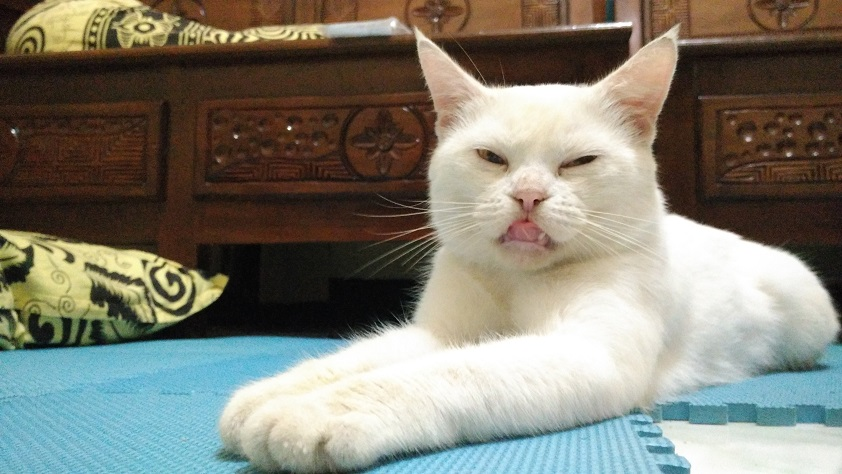
#> input picture Python/SutetCat.jpg, 842 x 474 px
$ python Simple_Image_Global_Thresholding.py
#> lines starting #> are read from the running program, lines starting #| are printed output that depends on the picture; after the words box and inside, x2 and y2 are one past the last pixel; in counts of white or black regions, pixels touching at a corner belong together
import numpy as np
import cv2

#Load image in grayscale
im=cv2.imread('SutetCat.jpg',0)
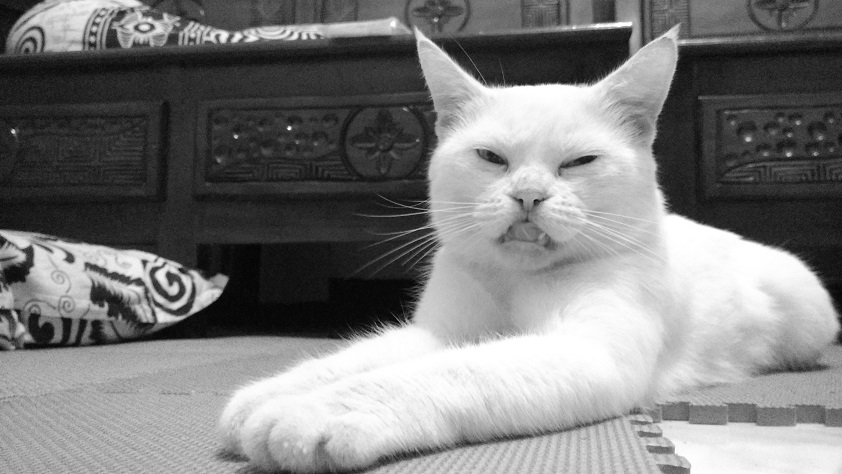
#> im: shape (474, 842); min 1, max 255, mean 125.7

#Get image size h & w
h,w = im.shape[:2]
#> h = 474; w = 842

#Set threshold number
th=0.7

#Let image as array
i=np.array(im)

#Using double data type
i=np.float64(im)/255

#Thresholding
i[i>th]=1
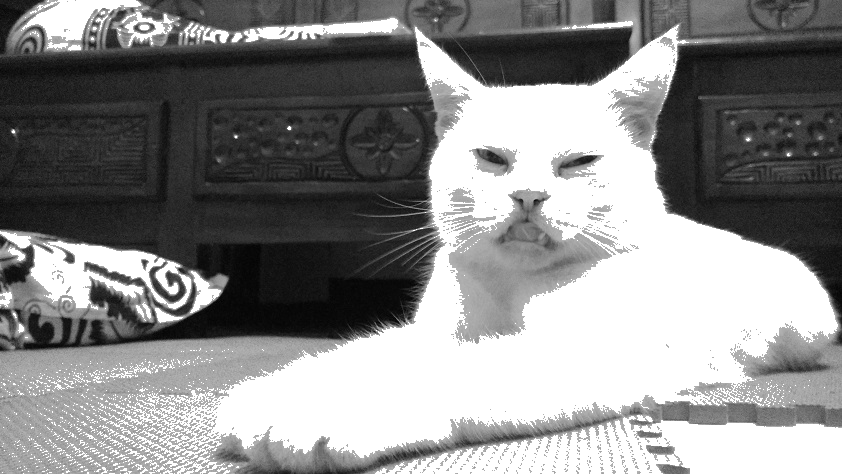
#> i: shape (474, 842) float64; min 0.00392, max 1, mean 0.541
i[i<=th]=0
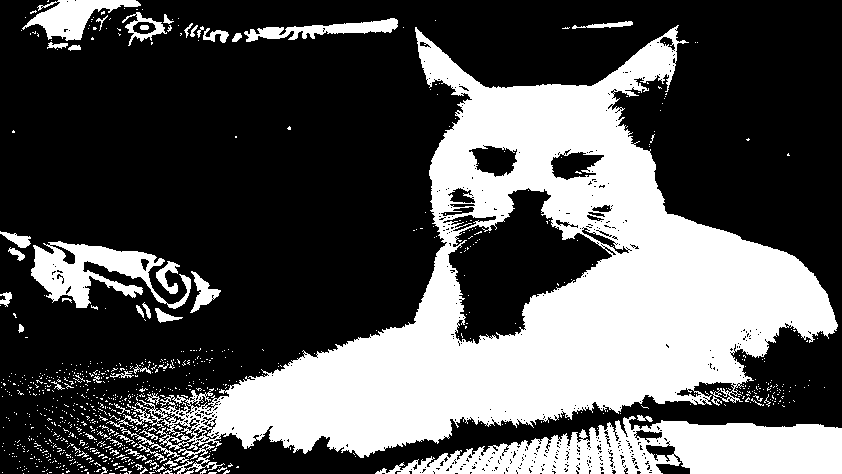
#> i: shape (474, 842) float64; values 0 (black) and 1 (white), 33.6% white; 896 white regions (839 under 20 px), largest, box (x1, y1, x2, y2) and area: (106, 25, 838, 458) 102826, (375, 416, 842, 474) 15990, (31, 241, 191, 309) 4773

#Back to uint8 data type
imth=np.uint8(i)*255

#Show thresholding image
th=np.hstack((im,imth))
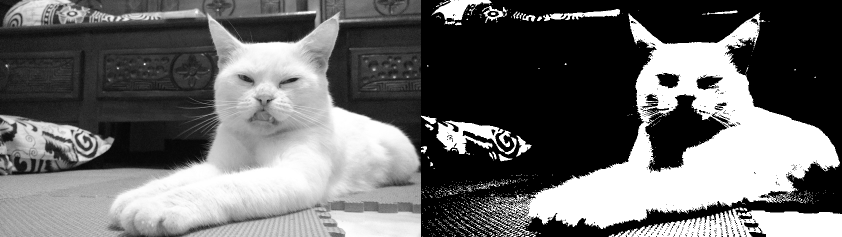
#> th: shape (474, 1684) (shown at 1/2 size); min 0, max 255, mean 105.7
cv2.imshow('Thresholding',th)

#press ESC to exit
k=cv2.waitKey(0)
#> (key Esc is pressed here)
if k == 27:
        cv2.destroyAllWindows()
